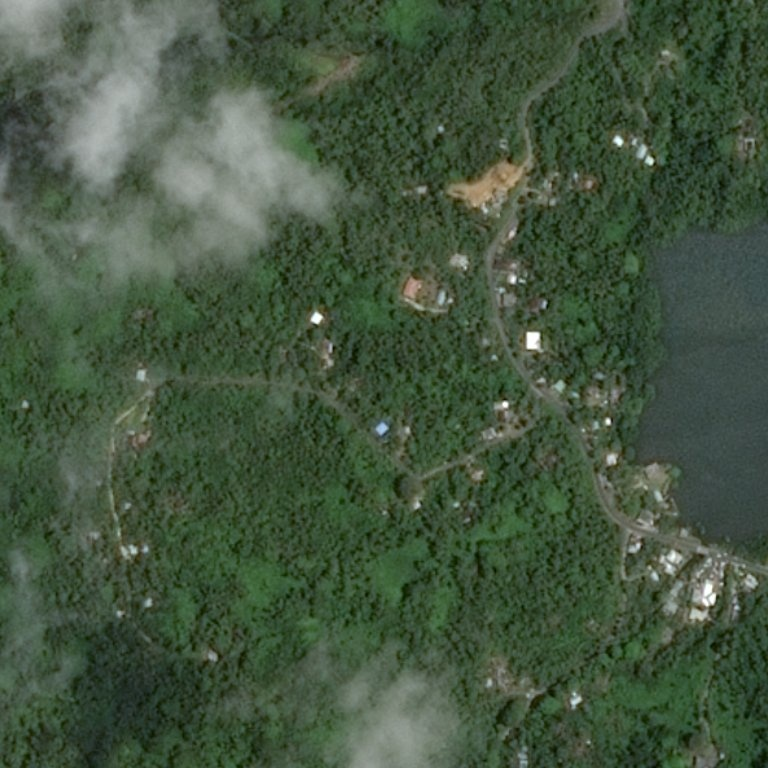
#> input picture satellite/test.png, 768 x 768 px
$ python -i augnoisydata.py   (imports and definitions only)
#> lines starting #> are read from the running program, lines starting #| are printed output that depends on the picture; after the words box and inside, x2 and y2 are one past the last pixel; in counts of white or black regions, pixels touching at a corner belong together
#> further down, picture is the input picture: shape (768, 768, 3); mean B, G, R 63.8, 86, 67.9
import imageio
import os
import cv2
import random
# import tensorflow.compat.v1 as tf
from tqdm import tqdm
import random
import numpy as np
import cv2
import math
import shutil
import pickle

def defvert_flip(image):
    img2 = np.fliplr(image)
    return img2

def defvert_hori(image):
    img2 = np.flipud(image)
    return img2

def rotate90_clock(image):
    img2 = cv2.rotate(image, cv2.ROTATE_90_CLOCKWISE)
    return img2

def rotate90_anticlock(image):
    img2 = cv2.rotate(image, cv2.ROTATE_90_COUNTERCLOCKWISE)
    return img2

def rotate180(image):
    img2 = cv2.rotate(image, cv2.ROTATE_180)
    return img2

def increase_brightness(img, value=30):
#> called with value = 30
    hsv = cv2.cvtColor(img, cv2.COLOR_BGR2HSV)
#> hsv: shape (768, 768, 3); mean H, S, V 56, 76.8, 86.1
    h, s, v = cv2.split(hsv)
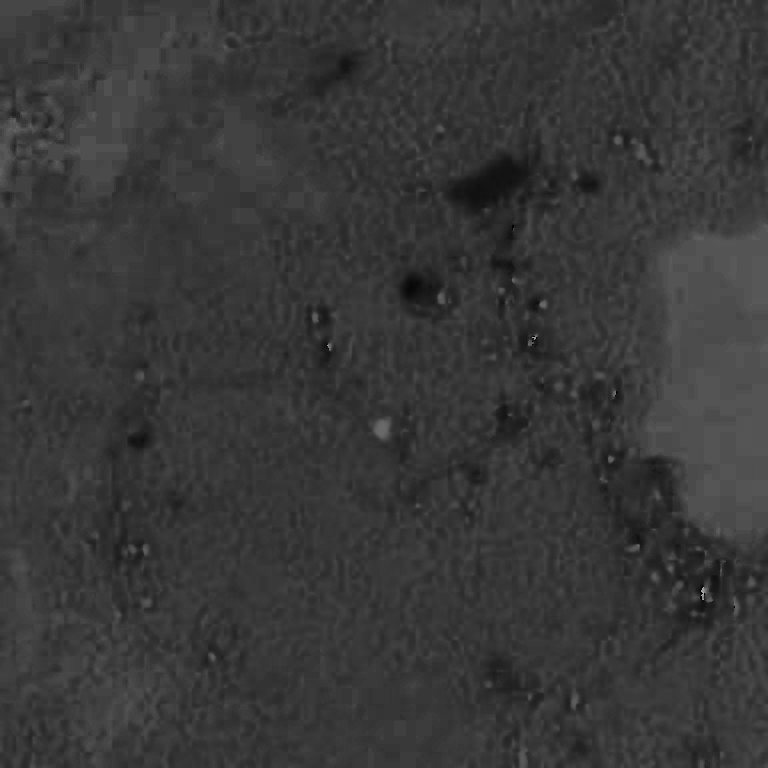
#> h: shape (768, 768); min 0, max 173, mean 56
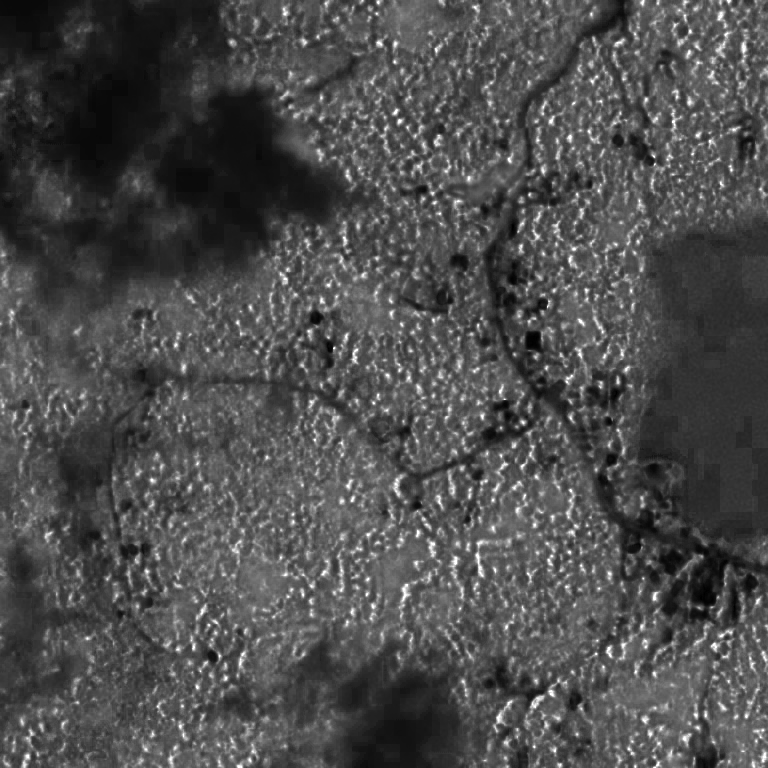
#> s: shape (768, 768); min 0, max 255, mean 76.8
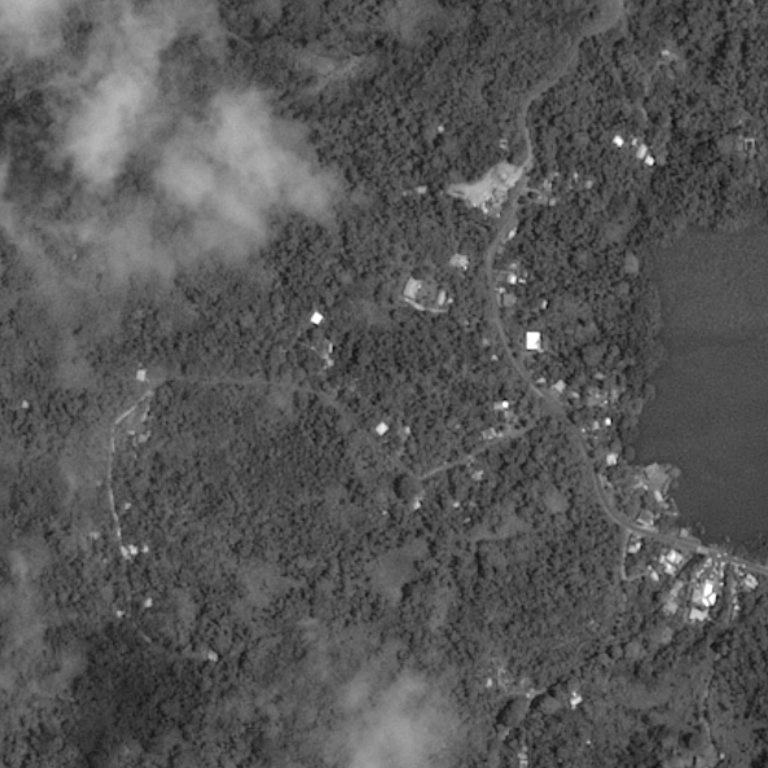
#> v: shape (768, 768); min 15, max 255, mean 86.1

    lim = 255 - value
    v[v > lim] = 255
#> v: shape (768, 768); 0.06% of pixels changed, all inside (x1, y1, x2, y2) = (312, 138, 715, 703)
    v[v <= lim] += value
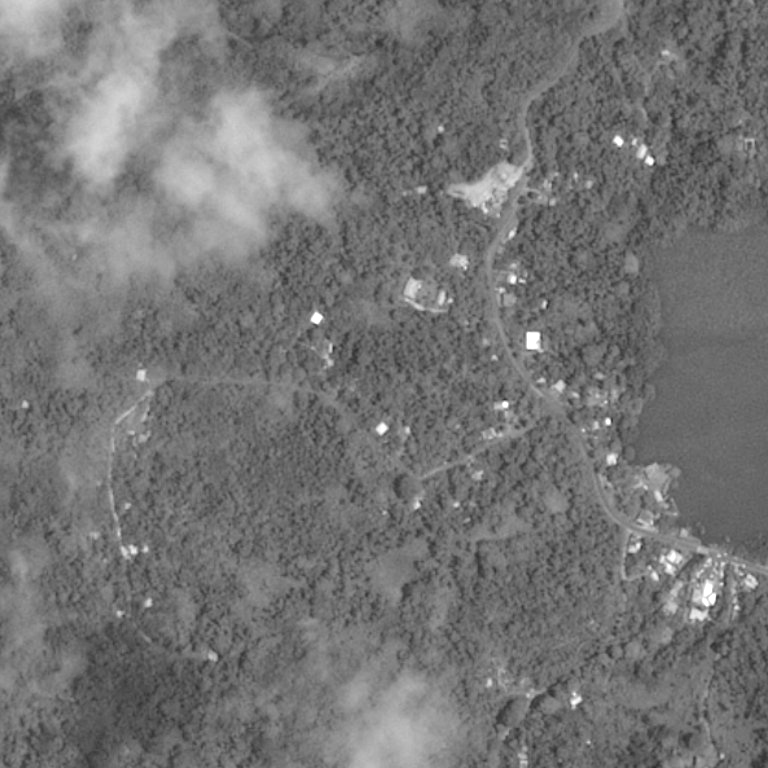
#> v: shape (768, 768); min 45, max 255, mean 116.1

    final_hsv = cv2.merge((h, s, v))
#> final_hsv: shape (768, 768, 3); mean H, S, V 56, 76.8, 116.1
    img = cv2.cvtColor(final_hsv, cv2.COLOR_HSV2BGR)
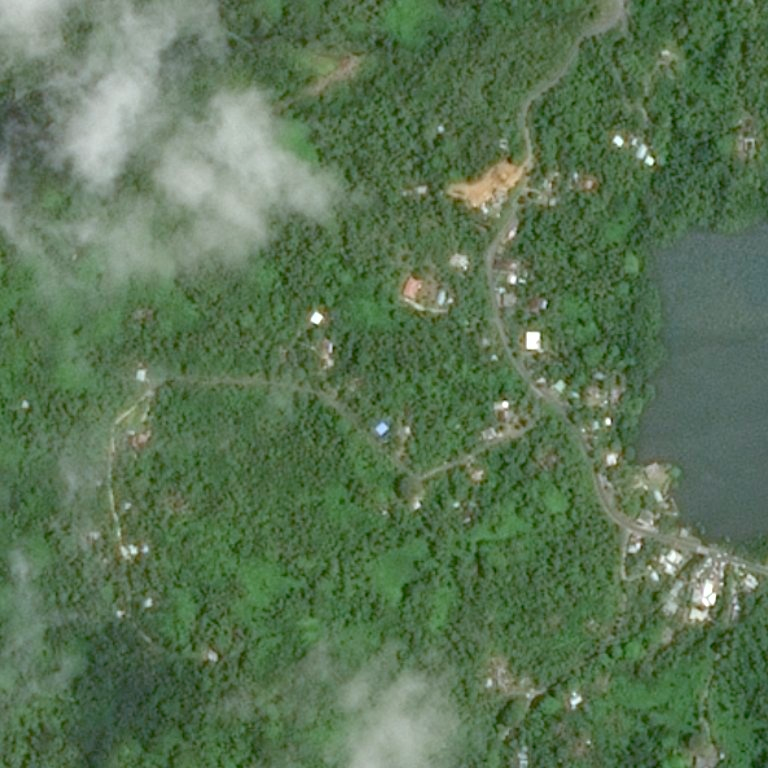
#> img: shape (768, 768, 3); mean B, G, R 84.6, 116, 90.4
    return img

# [31 lines left out: functions crop, clear_image, not called in this run]

# [61 lines of commented-out code are left out]

# [3 lines not run here, left out]


# [1 line that did not run here, left out]

labelpath = 'D:/satelitte/notnoisydata'
auglabelpath = 'D:/satelitte/augnotnoisydata'
movepath2 = 'D:/satelitte/notnoisydatamove'

j=0
# [52 lines not run here, left out]

>>> import cv2
>>> picture = cv2.imread('test.png')
>>> result = increase_brightness(picture)
